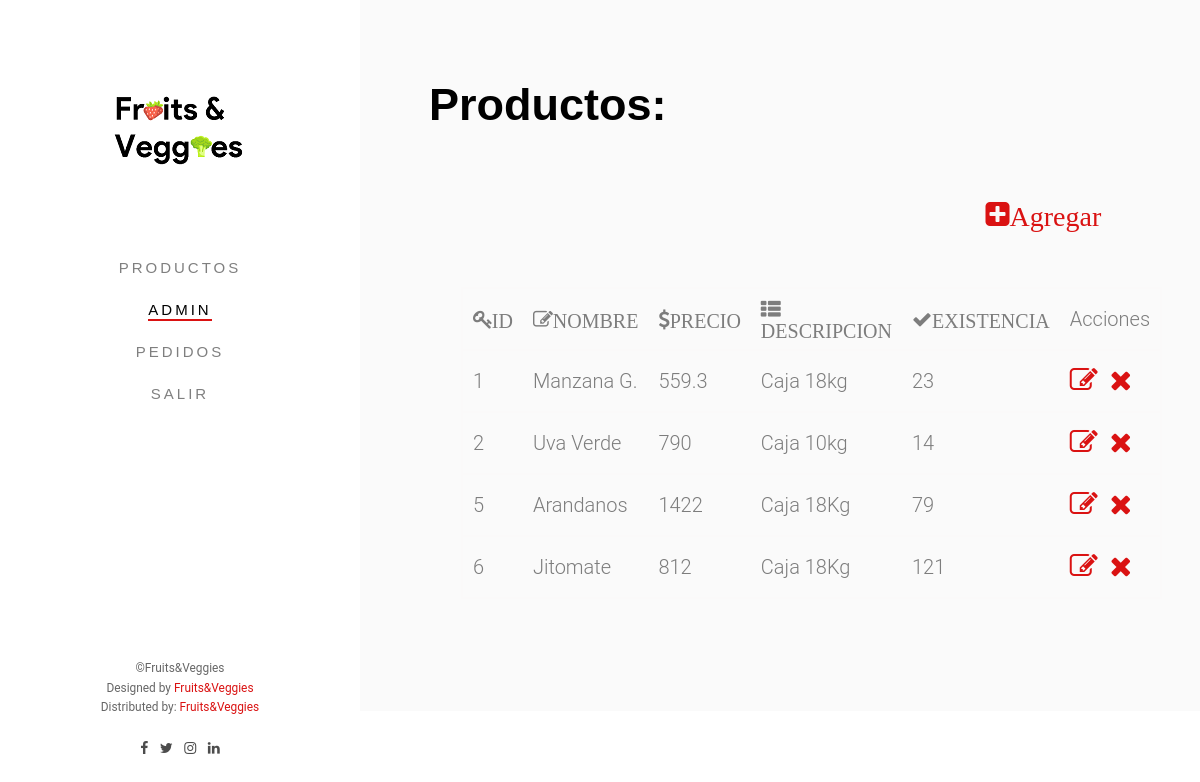
Screenshot of /administrador/administrador.php with the database file from the repository.
### tables this page shows
CREATE TABLE `productos` (
  `id_producto` int(10) NOT NULL,
  `nombre` varchar(80) NOT NULL,
  `precio` double(10,2) NOT NULL,
  `existencia` int(5) NOT NULL,
  `descripcion` text NOT NULL,
  `img` text NOT NULL
);

### controladores/ctrlFormularios.php (called while the page is built, shortened)
<?php
    class CtrlFormularios{
       static public function ctrlSeleccionarProductos(){
            $tabla="productos";
            $respuesta=MdlFormulario::mdlSeleccionarProductos($tabla);
            return $respuesta;
       }
    }
?>

### modelos/conexion.php (called while the page is built)
<?php
    class Conexion{
       static public function conectar(){
           try{
           $link=new PDO("mysql:host=localhost;dbname=fruits_veggies2","root","");
           $link->setAttribute(PDO::ATTR_ERRMODE, PDO::ERRMODE_EXCEPTION);
           return $link;
            }
        catch(PDOException $e)
            {
            echo "Error: " . $e->getMessage();
            return "x";
            }
       }
    }
?>

### modelos/mdlformularios.php (called while the page is built, shortened)
<?php
    require_once "conexion.php";
    class MdlFormulario{
        static public function mdlSeleccionarProductos($tabla){
            $stmt=Conexion::conectar()->prepare("SELECT * FROM $tabla");
            $stmt->execute();
            return $stmt->fetchAll();
        }
    }
?>

### administrador/administrador.php (the view, shortened to what this page needs)
<?php
 require_once "../controladores\ctrlFormularios.php";
 require_once "../modelos\mdlformularios.php";
$productos= CtrlFormularios::ctrlSeleccionarProductos();
?>
<!DOCTYPE html>
	<head>
	<link rel="stylesheet" href="../css/animate.css">
	<link rel="stylesheet" href="../css/icomoon.css">
	<link rel="stylesheet" href="../css/bootstrap.css">
	<link rel="stylesheet" href="../css/style.css">
	</head>
	<body>
	<div id="fh5co-page">
		<aside id="fh5co-aside" role="complementary" class="js-fullheight">
			<h1 id="fh5co-logo"><a href="../index.php"><img src="../images/logo.png" alt="Fruits&Veggies"></a></h1>
			<nav id="fh5co-main-menu" role="navigation">
				<ul>
					<li ><a href="admin_logeado.php">Productos</a></li>
					<li class="fh5co-active"><a href="administrador.php">Admin</a></li>
					<li><a href="pedido.php" >Pedidos</a></li>
					<li><a href="../Principal/index.php">Salir</a></li>
				</ul>
			</nav>
			<div class="fh5co-footer">
				<p><small>&copy;Fruits&Veggies</span> <span>Designed by <a href="#">Fruits&Veggies</a> </span> <span>Distributed by: <a href="#">Fruits&Veggies</a></span></small></p>
				<ul>
					<li><a href="#"><i class="icon-facebook"></i></a></li>
					<li><a href="#"><i class="icon-twitter"></i></a></li>
					<li><a href="#"><i class="icon-instagram"></i></a></li>
					<li><a href="#"><i class="icon-linkedin"></i></a></li>
				</ul>
			</div>
		</aside>
		<div id="fh5co-main">
			<div class="fh5co-more-contact">
				<div class="fh5co-narrow-content">
					<div class="row">
                        <h2 class="fh5co-heading animate-box" data-animate-effect="fadeInLeft">Productos:</h2>
						<div class="col-md-3">
							<div class="fh5co-feature fh5co-feature-sm animate-box" data-animate-effect="fadeInLeft">
							</div>
                        </div>
						<div class="col-md-3">
							<div class="fh5co-feature fh5co-feature-sm animate-box" data-animate-effect="fadeInLeft">
							</div>
						</div>
						<div class="col-md-3">
							<div class="fh5co-feature fh5co-feature-sm animate-box" data-animate-effect="fadeInLeft">
							</div>
                        </div>
						<div class="col-md-3">
							<div class="fh5co-feature fh5co-feature-sm animate-box" data-animate-effect="fadeInLeft">
								<div class="fh5co-icon">
									<a href="altas.php"><i class="icon-plus-square">Agregar</i> </a>
								</div>
							</div>
                        </div>
                        <div class="col-md-12">
							<div class="fh5co-feature fh5co-feature-sm animate-box" data-animate-effect="fadeInLeft">
								<table class="Tabla">
                                    <tr>
                                        <td class="icon-key" >ID </td>
                                        <td class="icon-edit">NOMBRE</td>
										<td class="icon-dollar">PRECIO</td>
										<td class="icon-th-list"> DESCRIPCION</td>
										<td class="icon-check">EXISTENCIA</td>
										<td  >Acciones</td>
									</tr>
									<?php foreach($productos as $key=>$value):?>
									<tr>
                                        <td><?php echo $value['id_producto'] ?></td>
                                        <td><?php echo $value['nombre'] ?></td>
										<td><?php echo $value['precio'] ?></td>
										<td><?php echo $value['descripcion'] ?></td>
										<td><?php echo $value['existencia'] ?></td>
										<td class="fh5co-icon"><a href="modificar.php?id=<?php echo $value['id_producto'];?>"><i class="icon-edit" ></i></a></td>
										<td class="fh5co-icon"></td>
										<td class="fh5co-icon" ><a href="eliminar_producto.php?id=<?php echo $value['id_producto'];?>" ><i class="icon-remove"> </i></a></td>
									</tr>
									<?php endforeach?>
                                </table>
                            </div>
                        </div>
					</div>
				</div>
			</div>
		</div>
	</div>
	</body>
</html>

### css/icomoon.css (style rules this page uses)
[class^="icon-"], [class*=" icon-"] { font-family: 'icomoon' !important; speak: none; font-style: normal; font-weight: normal; font-variant: normal; text-transform: none; line-height: 1; -webkit-font-smoothing: antialiased; -moz-osx-font-smoothing: grayscale; }
.icon-th-list:before { content: "\f00b"; }
.icon-check:before { content: "\f00c"; }
.icon-remove:before { content: "\f00d"; }
.icon-edit:before { content: "\f044"; }
.icon-key:before { content: "\f084"; }
.icon-twitter:before { content: "\f099"; }
.icon-facebook:before { content: "\f09a"; }
.icon-linkedin:before { content: "\f0e1"; }
.icon-plus-square:before { content: "\f0fe"; }
.icon-dollar:before { content: "\f155"; }
.icon-instagram:before { content: "\f16d"; }

### css/style.css (style rules this page uses)
body { font-family: "Roboto", Arial, sans-serif; font-weight: 300; font-size: 20px; line-height: 1.6; color: rgba(0, 0, 0, 0.5); }
a { color: #da1212; -webkit-transition: 0.5s; -o-transition: 0.5s; transition: 0.5s; }
p { margin-bottom: 1.5em; }
h1, h2, h3, h4, h5, h6 { color: #000; font-family: "Montserrat", Arial, sans-serif; font-weight: 700; margin: 0 0 30px 0; }
#fh5co-page { width: 100%; overflow: hidden; position: relative; }
#fh5co-aside { padding-top: 40px; padding-bottom: 40px; width: 15%; position: fixed; bottom: 0; top: 0; left: 0; overflow-y: scroll; -webkit-transition: 0.5s; -o-transition: 0.5s; transition: 0.5s; }
@media screen and (max-width: 1200px) { #fh5co-aside { width: 30%; } }
#fh5co-aside #fh5co-logo { text-align: center; }
#fh5co-aside #fh5co-main-menu ul { text-align: center; margin: 0; padding: 0; }
#fh5co-aside #fh5co-main-menu ul li { margin: 0 0 10px 0; padding: 0; list-style: none; }
#fh5co-aside #fh5co-main-menu ul li a { color: rgba(0, 0, 0, 0.5); text-decoration: none; letter-spacing: .1em; text-transform: uppercase; font-size: 15px; font-weight: 300; position: relative; -webkit-transition: 0.3s; -o-transition: 0.3s; transition: 0.3s; padding: 10px 10px; letter-spacing: .2em; font-family: "Montserrat", Arial, sans-serif; }
#fh5co-aside #fh5co-main-menu ul li a:after { content: ""; position: absolute; height: 2px; bottom: 7px; left: 10px; right: 10px; background-color: #da1212; visibility: hidden; -webkit-transform: scaleX(0); -moz-transform: scaleX(0); -ms-transform: scaleX(0); -o-transform: scaleX(0); transform: scaleX(0); -webkit-transition: all 0.3s cubic-bezier(0.175, 0.885, 0.32, 1.275); -moz-transition: all 0.3s cubic-bezier(0.175, 0.885, 0.32, 1.275); -ms-transition: all 0.3s cubic-bezier(0.175, 0.885, 0.32, 1.275); -o-transition: all 0.3s cubic-bezier(0.175, 0.885, 0.32, 1.275); transition: all 0.3s cubic-bezier(0.175, 0.885, 0.32, 1.275); }
#fh5co-aside #fh5co-main-menu ul li.fh5co-active a { color: black; }
#fh5co-aside #fh5co-main-menu ul li.fh5co-active a:after { visibility: visible; -webkit-transform: scaleX(1); -moz-transform: scaleX(1); -ms-transform: scaleX(1); -o-transform: scaleX(1); transform: scaleX(1); }
#fh5co-aside .fh5co-footer { position: absolute; bottom: 40px; font-size: 14px; text-align: center; width: 100%; font-weight: 400; color: rgba(0, 0, 0, 0.6); }
#fh5co-aside .fh5co-footer span { display: block; }
#fh5co-aside .fh5co-footer ul { padding: 0; margin: 0; text-align: center; }
#fh5co-aside .fh5co-footer ul li { padding: 0; margin: 0; display: inline; list-style: none; }
#fh5co-aside .fh5co-footer ul li a { color: rgba(0, 0, 0, 0.7); padding: 4px; }
#fh5co-main { width: 85%; float: right; -webkit-transition: 0.5s; -o-transition: 0.5s; transition: 0.5s; }
@media screen and (max-width: 1200px) { #fh5co-main { width: 70%; } }
#fh5co-main .fh5co-narrow-content { position: relative; width: 80%; margin: 0 auto; padding: 4em 0; }
.Tabla { margin: 2px; border-collapse: collapse; width: 100%; }
.Tabla td { text-align: left; padding: 10px; width: 25%; }
.Tabla tr { border: solid 2px #faf9f9; padding: 10px; }
.fh5co-more-contact { background: #fafafa; }
.fh5co-feature { text-align: left; width: 100%; float: left; padding: 20px; }
.fh5co-feature .fh5co-icon { float: left; width: 10%; display: block; margin-top: 5px; }
.fh5co-feature .fh5co-icon i { color: #da1212; font-size: 70px; }
@media screen and (max-width: 1200px) { .fh5co-feature .fh5co-icon i { font-size: 40px; } }
.fh5co-feature.fh5co-feature-sm .fh5co-icon i { color: #da1212; font-size: 28px; }
@media screen and (max-width: 1200px) { .fh5co-feature.fh5co-feature-sm .fh5co-icon i { font-size: 28px; } }
.fh5co-heading { font-size: 45px; margin-bottom: 1em; }
.js .animate-box { opacity: 0; }

### rows the page displays
productos: id_producto "1", nombre "Manzana G.", precio "559.3", descripcion "Caja 18kg", existencia "23"
productos: id_producto "2", nombre "Uva Verde", precio "790", descripcion "Caja 10kg", existencia "14"
productos: id_producto "5", nombre "Arandanos", precio "1422", descripcion "Caja 18Kg", existencia "79"
productos: id_producto "6", nombre "Jitomate", precio "812", descripcion "Caja 18Kg", existencia "121"
